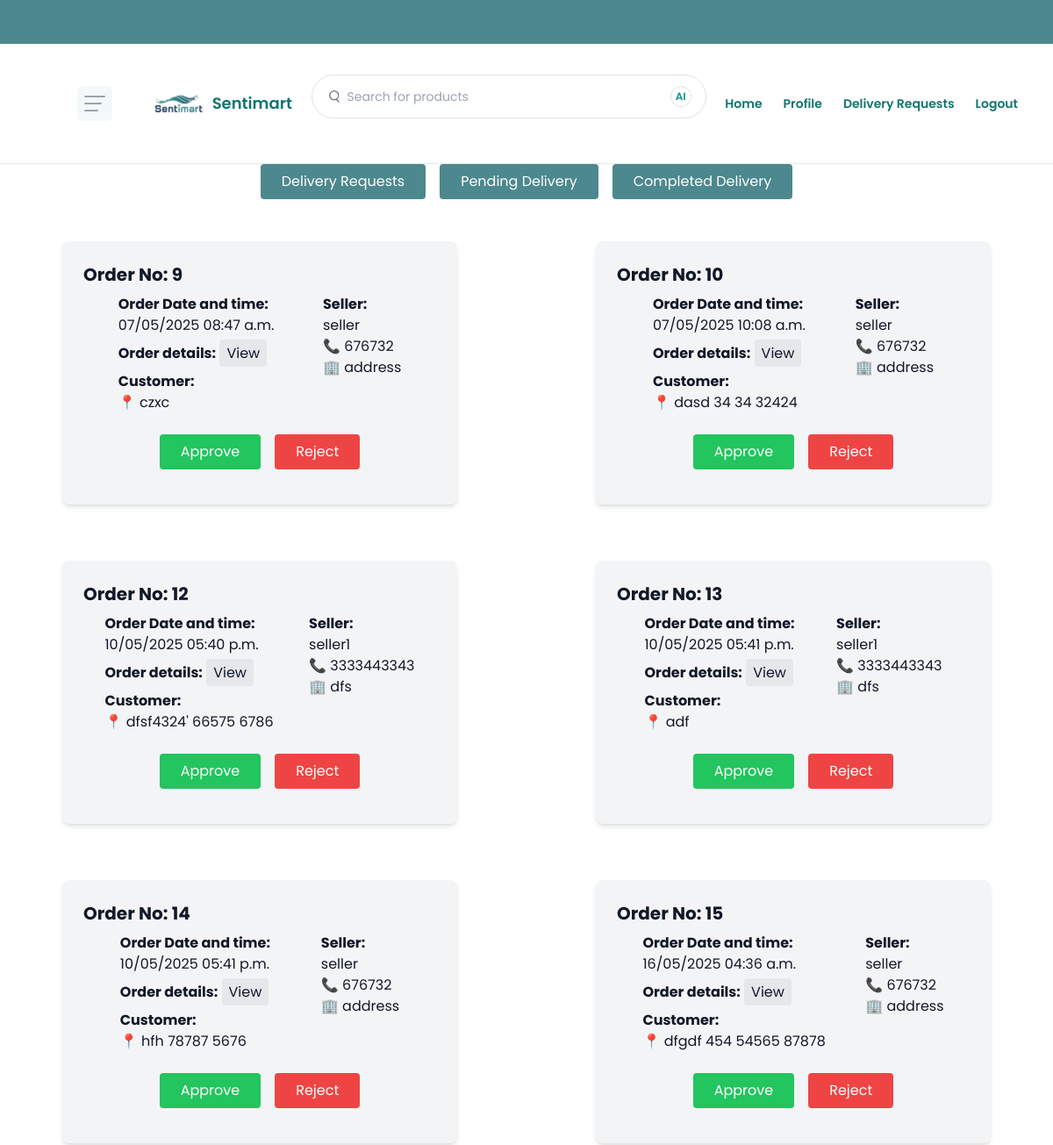
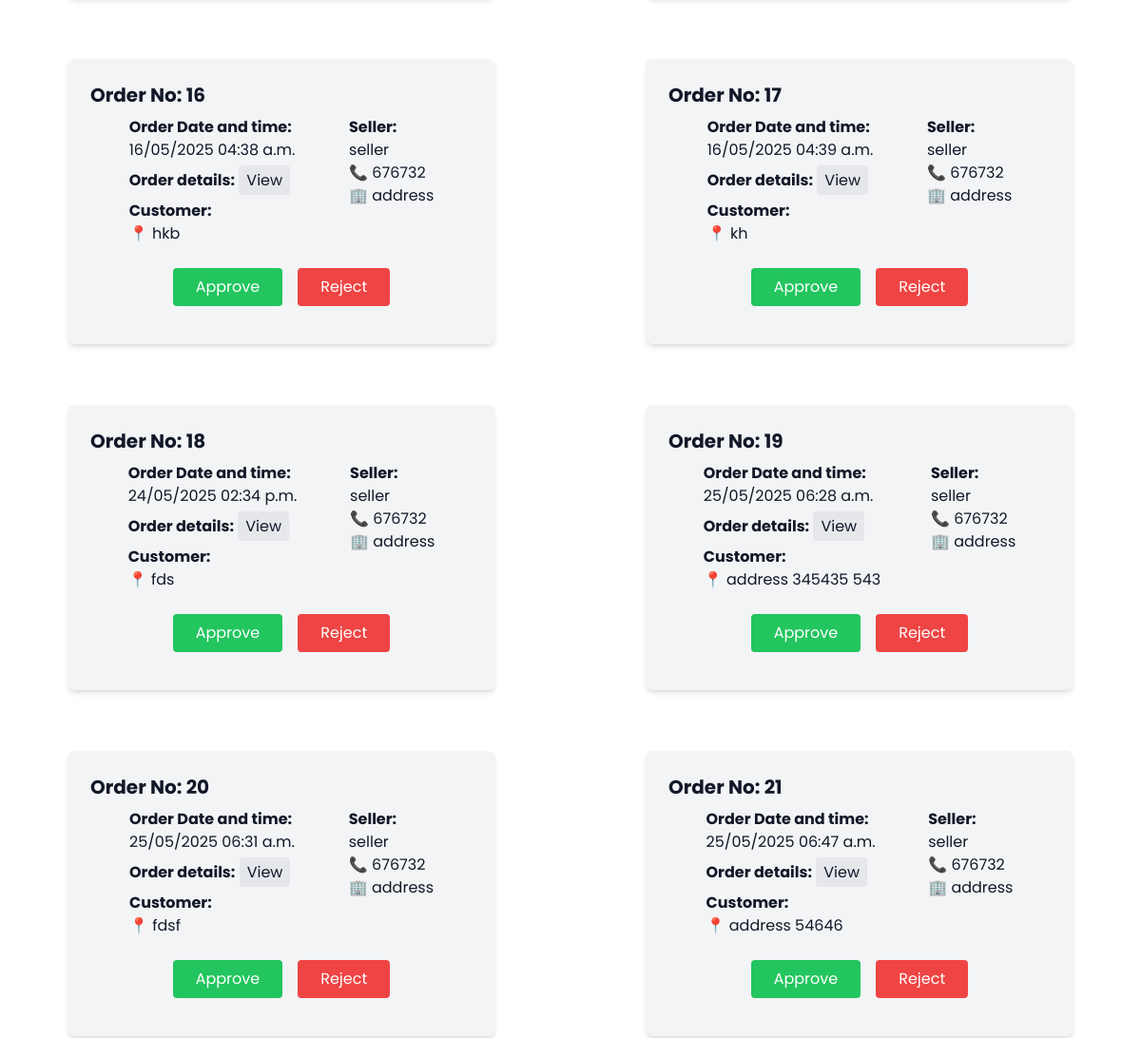
/delivery_agent/delivery/requests/?status=placed (signed in, upper part), run on an earlier commit of the app's database (2 pictures, top to bottom).
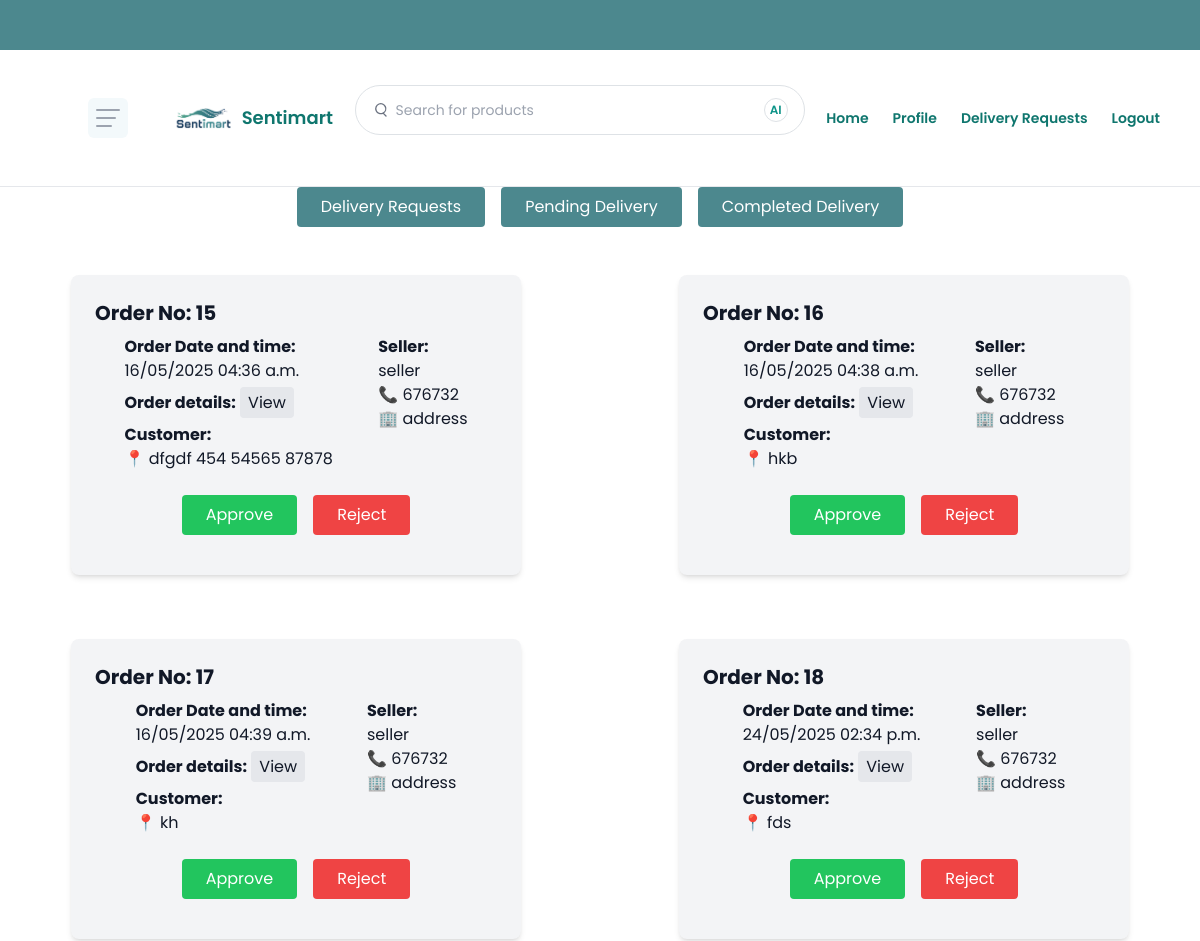
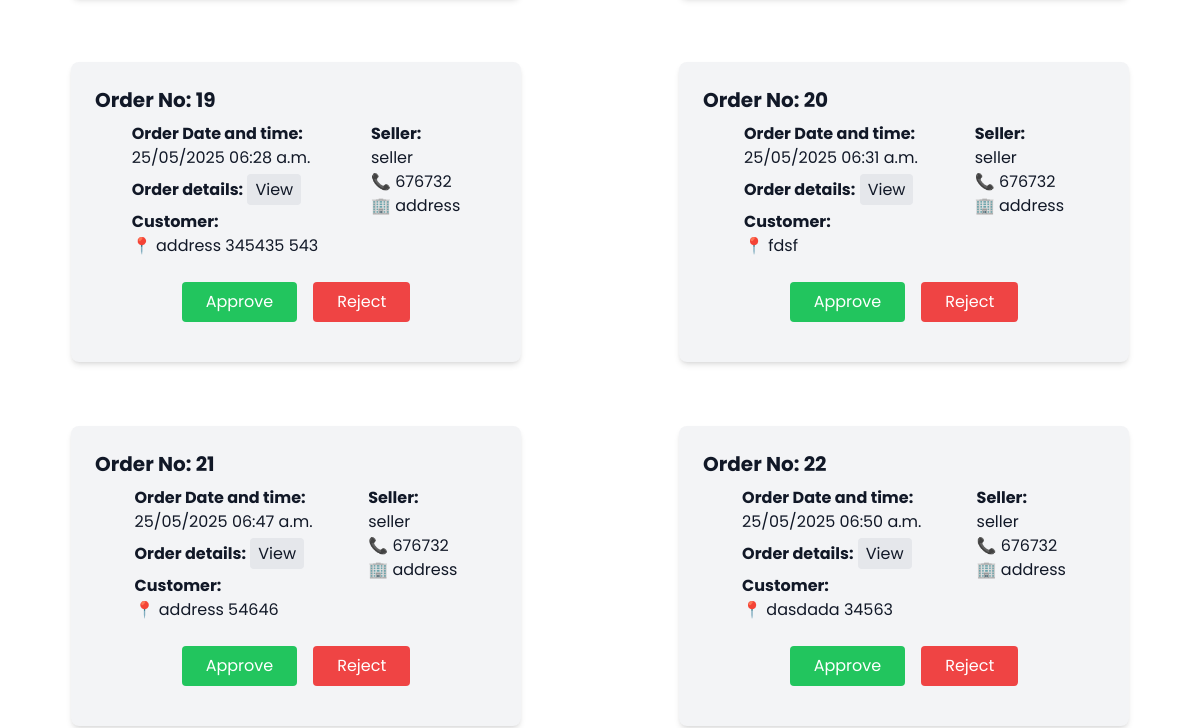
And on a later commit of the database (2 pictures, top to bottom).
### products/models.py (models this page shows, shortened)
class Order(models.Model):
    STATUS_CHOICES = [
        ('placed', 'Order Placed'),
        ('pending', 'Pending Delivery'),
        ('transit', 'In Transit'),
        ('delivered', 'Delivered'),
        ('cancelled', 'Cancelled'),
        ('rejected', 'Rejected'),
    ]
    user = models.ForeignKey(settings.AUTH_USER_MODEL, on_delete=models.CASCADE)
    delivery_address = models.TextField()
    total_price = models.DecimalField(max_digits=10, decimal_places=2)
    created_at = models.DateTimeField(auto_now_add=True)
    status = models.CharField(max_length=20, choices=STATUS_CHOICES, default='placed')
    is_assigned = models.BooleanField(default=False)
    assigned_to = models.ForeignKey(DeliveryAgent, null=True, blank=True, on_delete=models.SET_NULL)
    issue_reason = models.TextField(blank=True, null=True)

### accounts/models.py (models this page shows)
class User(AbstractUser):
    USER_TYPE_CHOICES = (
        ('admin', 'Admin'),
        ('seller', 'Seller'),
        ('buyer', 'Buyer'),
        {'delivery_agent', 'Delivery Agent'}
    )
    user_type = models.CharField(max_length=20, choices=USER_TYPE_CHOICES, default='buyer')

### seller/models.py (models this page shows, shortened)
class Seller(models.Model):
    user = models.OneToOneField(User, on_delete=models.CASCADE, related_name='seller_profile', null=True)
    phone_number = models.CharField(max_length=15)
    business_name = models.CharField(max_length=100)
    business_type = models.CharField(max_length=100)
    business_address = models.TextField()
    registration_number = models.CharField(max_length=100)
    validation_document = models.FileField(upload_to='validation_documents/')
    is_approved = models.BooleanField(default=False)
    is_rejected = models.BooleanField(default=False)
    rejection_reason = models.TextField(blank=True, null=True)

### delivery_agent/views.py (the view)
# urls.py: path('delivery/requests/', views.delivery_requests, name='delivery_requests'),
def delivery_requests(request):
    agent = DeliveryAgent.objects.get(user=request.user)
    status = request.GET.get('status')
    print('ststuss',status)
    rejected_orders = OrderVisibility.objects.filter(agent=agent, rejected=True).values_list('order_id', flat=True)
    print(rejected_orders)
    if status == 'placed':
        orders = Order.objects.filter(status='placed').exclude(assigned_to=agent)
    elif status == 'pending':
        orders = Order.objects.filter(status='pending', assigned_to=agent)
    elif status == 'delivered':
        orders = Order.objects.filter(status='delivered', assigned_to=agent)
    else:
        orders = []
    return render(request, 'delivery_agent/delivery_requests.html', {'orders': orders, 'status': status, 'rejected_orders': rejected_orders})

### delivery_agent/templates/delivery_agent/delivery_requests.html (shortened to what this page needs)
{% extends './agent_base.html' %}
{% load static %}
{% block content %}
<div class="flex space-x-4 mb-6 justify-center items-center">
    <a href="{% url 'delivery_requests' %}?status=placed" class="px-4 py-2 rounded bg-[#4C888E] text-white ">Delivery Requests</a>
    <a href="{% url 'delivery_requests' %}?status=pending" class="px-4 py-2 rounded bg-[#4C888E] text-white ">Pending Delivery</a>
    <a href="{% url 'delivery_requests' %}?status=delivered" class="px-4 py-2 rounded bg-[#4C888E] text-white ">Completed Delivery</a>
</div>
{% if status == 'placed' %}
<div class="grid grid-cols-1 sm:grid-cols-2 gap-4">
        {% for order in orders %}
        <div class="rounded-lg shadow-md p-4 bg-gray-100 w-full md:w-[450px] mx-auto my-4">
            <h2 class="font-bold text-xl">Order No: {{ order.id }}</h2>
            <div class="flex justify-evenly gap-4">
                <div class="mt-2">
                    <p><strong>Order Date and time:</strong><br>{{ order.created_at|date:"d/m/Y h:i a" }}</p>
                    <p class="mt-2"><strong>Order details:</strong>
                        <a href="" class="bg-gray-200 px-2 py-1 rounded hover:bg-gray-300">View</a>
                    </p>
                    <p class="mt-2"><strong>Customer:</strong><br>
                        📍 {{ order.delivery_address }}
                    </p>
                </div>
                <div>
                    <p class="mt-2"><strong>Seller:</strong><br>
                        {% if order.items.all %}
                            {% with seller=order.items.first.product.seller %}
                                {% with profile=seller.seller_profile %}
                                    {{ seller.username }}<br>
                                    📞 {{ profile.phone_number }}<br>
                                    🏢 {{ profile.business_address }}
                                {% endwith %}
                            {% endwith %}
                        {% else %}
                            No seller info available.
                        {% endif %}
                    </p>
                </div>
            </div>
            <div class="mt-4 flex justify-center gap-4">
                <form method="post" action="{% url 'accept_order' order.id %}">
                    <button type="submit" class="bg-green-500 text-white px-4 py-2 rounded">Approve</button>
                </form>
                <form method="post" action="{% url 'reject_order' order.id %}">
                    <button type="submit" class="bg-red-500 text-white px-4 py-2 rounded">Reject</button>
                </form>
            </div>
        </div>
        {% empty %}
            <p>No delivery requests available.</p>
        {% endfor %}
    {% endif %}
</div>
{% endblock %}

What changed in the data, as far as the page shows it:
no longer on this page (row edited): Order: id "9", created_at "07/05/2025 08:47 a.m.", delivery_address "czxc", items.first.product.seller.username "seller", {{ profile.phone_number }} "676732", {{ profile.business_address }} "address"
no longer on this page (row edited): Order: id "10", created_at "07/05/2025 10:08 a.m.", delivery_address "dasd 34 34 32424", items.first.product.seller.username "seller", {{ profile.phone_number }} "676732", {{ profile.business_address }} "address"
no longer on this page (row edited): Order: id "12", created_at "10/05/2025 05:40 p.m.", delivery_address "dfsf4324' 66575 6786", items.first.product.seller.username "seller1"
no longer on this page (row unchanged): Seller: phone_number "3333443343", business_address "dfs"
no longer on this page (row edited): Order: id "13", created_at "10/05/2025 05:41 p.m.", delivery_address "adf", items.first.product.seller.username "seller1"
no longer on this page (row edited): Order: id "14", created_at "10/05/2025 05:41 p.m.", delivery_address "hfh 78787 5676", items.first.product.seller.username "seller", {{ profile.phone_number }} "676732", {{ profile.business_address }} "address"
now on this page (row unchanged): Order: id "22", created_at "25/05/2025 06:50 a.m.", delivery_address "dasdada 34563", items.first.product.seller.username "seller", {{ profile.phone_number }} "676732", {{ profile.business_address }} "address"
